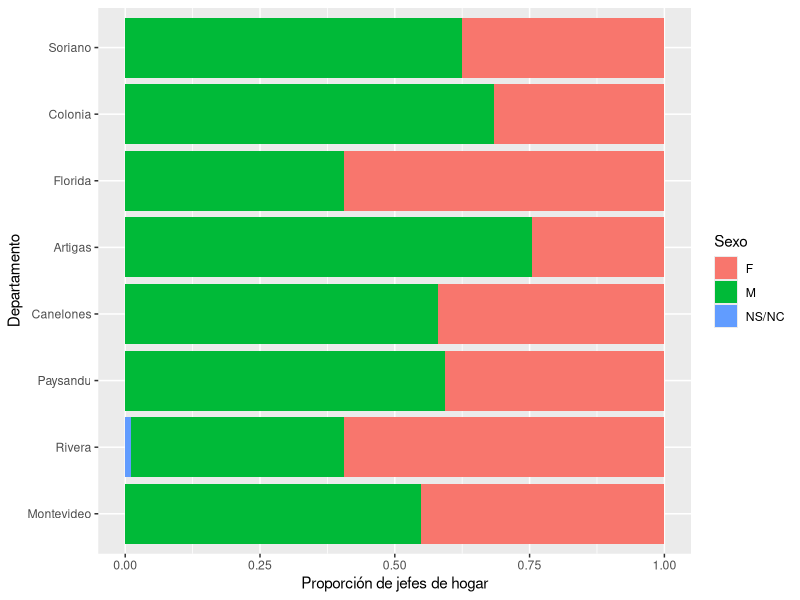
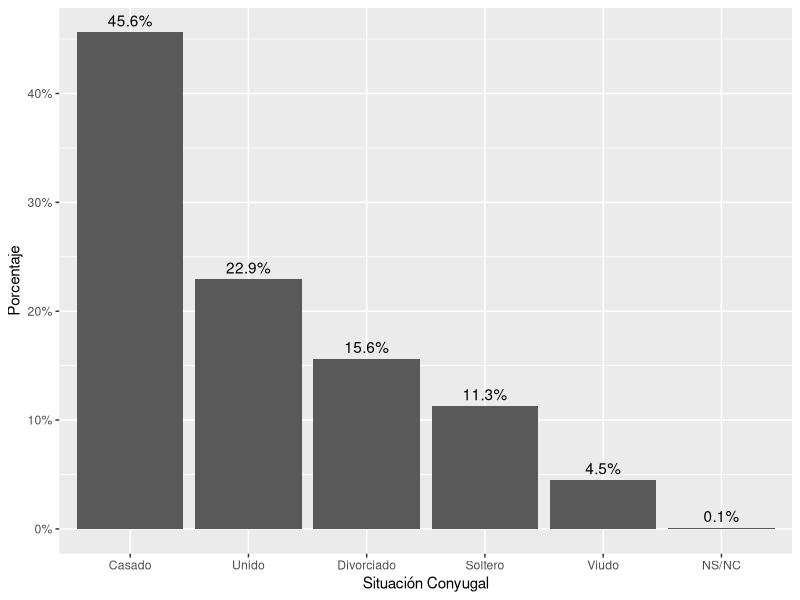
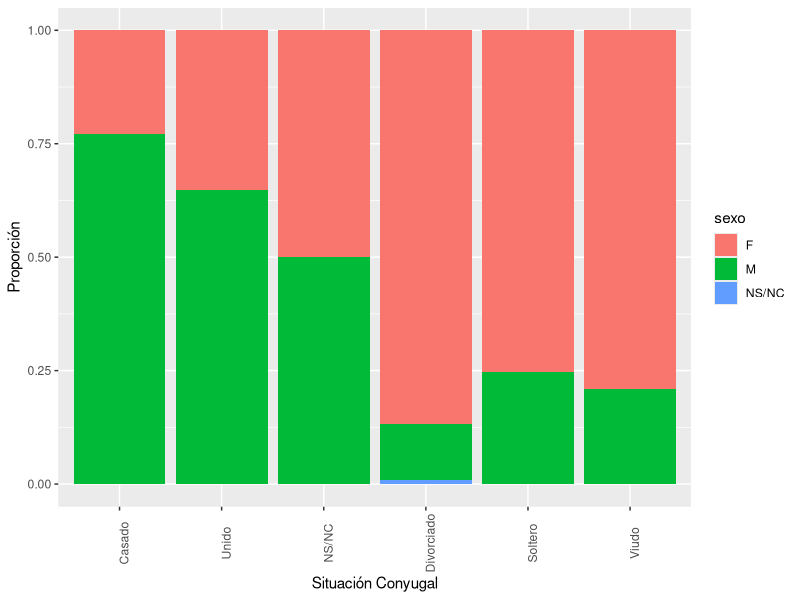

The R source for these figures, in order:
## ---- chunk 1
knitr::opts_chunk$set(echo = TRUE, fig.pos = 'hbpt', out.extra = '', message = FALSE, 
                      warning = FALSE, comment = "")

library(tidyverse)
library(readxl)
library(magrittr)
## ---- chunk 2
personas <- readr::read_csv(file = "ola_3.csv")
## ---- chunk 3
personas <- rename(personas, depto = dpto_cod)
## ---- chunk 4
personas_reco <- mutate(personas, sexo = if_else(sexo == 1, "M", if_else(sexo == 2, "F", "NS/NC")))
## ---- chunk 5
personas_reco %>%
   group_by(sexo) %>% 
   tally() %>% 
   mutate(prop = n / sum(n)) %>% 
   select(-n) %>% 
   knitr::kable(digits = 2, caption = "Proporción de personas en la base según sexo",
                col.names = c("Sexo", "Proporción"))
## ---- chunk 6
tabla <- personas_reco %>% 
   mutate(parent.jefe = if_else(parent.jefe == 1, 1, 0)) %>% 
   filter(parent.jefe == 1) %>% 
   group_by(depto, sexo) %>% 
   count(parent.jefe) %>% 
   select(-parent.jefe) %>% 
   group_by(depto) %>% 
   mutate(prop = n / sum(n)) %>% 
   rename(`Departamento` = depto, `Sexo` = sexo, `Conteo` = n, `Proporción` = prop)
print(xtable::xtable(x = tabla, caption = "Proporción de Jefes de hogar por departamento según sexo", digits = 2),
      comment = FALSE)
## ---- chunk 7
personas_reco %>% 
   filter(parent.jefe == 1) %>% 
   ggplot() +
   geom_bar(aes(fct_infreq(depto), y = ..count.. / sum(..count..), fill = as.factor(sexo)),
            position = "fill") +
   labs(y = "Proporción de jefes de hogar", x = "Departamento", fill = "Sexo") +
   coord_flip()
## ---- chunk 8
select(tabla, -Conteo) %>% 
   spread(key = Sexo, value = `Proporción`)
## ---- chunk 9
select(personas_reco, depto, sexo, nivel.educ, sit.conyugal) %>% 
   mutate_if(.predicate = is.double, .funs = as.factor)
## ---- chunk 10
personas_reco %>% 
   filter(parent.jefe == 1) %>% 
   mutate(sit.conyugal = as.factor(sit.conyugal),
          sit.conyugal = fct_recode(sit.conyugal,
                                     "Soltero" = "1",
                                     "Unido" = "2",
                                     "Casado" = "3",
                                     "Divorciado" = "4",
                                     "Viudo" = "5",
                                     "NS/NC" = "9")) %>% 
   ggplot(aes(x = fct_infreq(sit.conyugal))) + 
   geom_bar(aes(y = ..count../sum(..count..))) +
   geom_text(aes(label = scales::percent(..prop..), y = ..prop.., group = 1),
             stat= "count", vjust = -.5) +
   labs(x = "Situación Conyugal", y = "Porcentaje") +
   scale_y_continuous(labels = scales::percent)
## ---- chunk 11
personas_reco %>%
   filter(parent.jefe == 1) %>% 
   mutate(sit.conyugal = as.factor(sit.conyugal),
          sit.conyugal = fct_recode(sit.conyugal,
                                     "Soltero" = "1",
                                     "Unido" = "2",
                                     "Casado" = "3",
                                     "Divorciado" = "4",
                                     "Viudo" = "5",
                                     "NS/NC" = "9"),
          sit.conyugal = fct_relevel(sit.conyugal, "Casado", "Unido", "NS/NC", "Divorciado", "Soltero", "Viudo")) %>%
   ggplot() +
   geom_bar(aes(sit.conyugal, y = ..count.. / sum(..count..), fill = sexo), position = "fill") +
   labs(x = "Situación Conyugal", y = "Proporción") +
   theme(axis.text.x = element_text(angle = 90))
